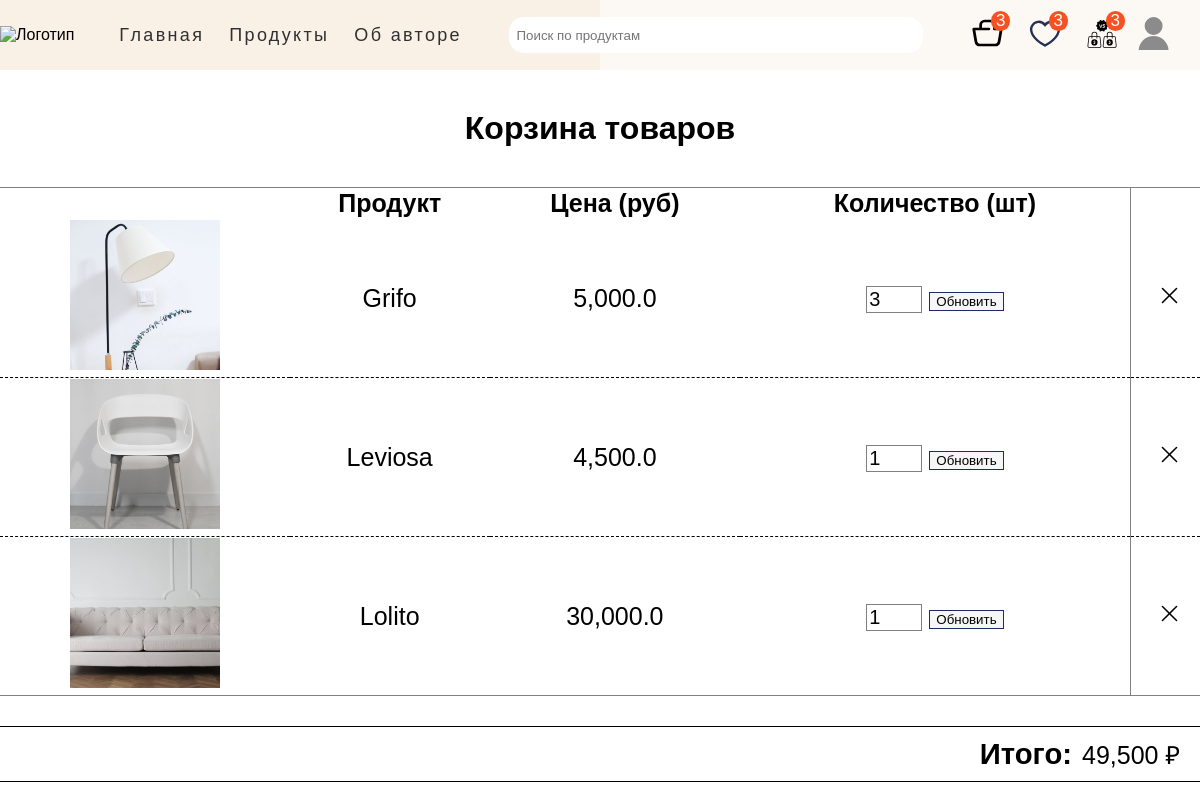
Screenshot of /cart/ (signed in) with the database file from the repository.
### main_page/models.py (models this page shows, shortened)
class Menu(models.Model):
    title = models.CharField(max_length=50)
    url = models.CharField(max_length=100)
    class Meta:
        verbose_name = 'Меню'
        verbose_name_plural = 'Меню'

### shopping_cart/models.py (models this page shows, shortened)
class ShoppingCart(models.Model):
    name = models.CharField(max_length=50, verbose_name='Наименование')
    price = models.FloatField(max_length=20, verbose_name='Цена')
    img = models.ImageField(upload_to='main_page/images', null=True, verbose_name='Изображение')
    quantity = models.PositiveIntegerField(default=1, verbose_name='Количество')
    user = models.ForeignKey(User, on_delete=models.CASCADE, null=True, verbose_name='Пользователь')
    class Meta:
        ordering = ('name',)
        verbose_name = 'Корзины'
        verbose_name_plural = 'Корзина'

### shopping_cart/views.py (the view)
# urls.py: path('', views.cart_view, name='cart'),
@login_required
def cart_view(request):
    menu = Menu.objects.all()
    cart_items = ShoppingCart.objects.filter(user=request.user)
    cart_prods_counter = request.user.shoppingcart_set.all()
    favourite_prods_counter = request.user.favourite_set.all()
    compare_prods_counter = request.user.compare_set.all()
    total_price = cart_items.aggregate(
        total_price=Sum(ExpressionWrapper(F('price') * F('quantity'),
                                          output_field=DecimalField())))
    return render(request, 'shopping_cart/shopping_cart.html',
                  {'menu': menu,
                   'cart_items': cart_items,
                   'cart_prods_counter': cart_prods_counter,
                   'favourite_prods_counter': favourite_prods_counter,
                   'compare_prods_counter': compare_prods_counter,
                   'total_price': total_price['total_price']})

### templates/shopping_cart/shopping_cart.html (shortened to what this page needs)
{% extends 'main_page/base.html' %}
{% load static %}
{% block css %}
    <link rel="stylesheet" href="{% static 'css/cart.css' %}">
{% endblock %}
{% block content %}
    <h1>Корзина товаров</h1>
    <section class="cart-content container">
        {% if cart_items %}
            <table class="products-cart">
                <thead>
                    <tr class="row-titles">
                        <th class="product-thumbnail">&nbsp;</th>
                        <th class="product-name">Продукт</th>
                        <th class="product-price">Цена (руб)</th>
                        <th class="product-quantity">Количество (шт)</th>
                        <th class="product-remove"></th>
                    </tr>
                </thead>
                <tbody>
                    {% if cart_items %}
                        {% for item in cart_items %}
                        <tr class="row-titles">
                            <td class="product-thumbnail">
                                <a href="#">
                                    <img src="{{ item.img.url }}" alt="{{ item.title }}" height="150" width="150"
                                          class="item-img">
                                </a>
                            </td>
                            <td class="product-name"><a href="#">{{ item.name }}</a></td>
                            <td class="product-price"><a href="#">{{ item.price }}</a></td>
                            <td class="product-quantity">
                                <a href="">
                                   <form method="POST" action="{% url 'cart:update_cart' %}" class="update-quantity-form">
                                       <input type="number" name="quantity" value="{{ item.quantity }}" min="1">
                                       <button type="submit">Обновить</button>
                                   </form>
                                </a>
                            </td>
                            <td class="product-remove">
                                <a href="{% url 'cart:remove_item' item.id %}">
                                    <img src="{% static 'shopping_cart/remove-icon.svg' %}" width="25px" height="25px"
                                         alt="Удалить товар">
                                </a>
                            </td>
                        </tr>
                        {% endfor %}
                    {% endif %}
                </tbody>
            </table>
            <div class="count-total-price">
                <h3>Итого: </h3>
                <p>{{ total_price }} ₽</p>
            </div>
            {% else %}
            <div class="cart-is-empty">
                <img src="{% static 'shopping_cart/empty-cart.svg' %}" height="100" width="100" alt="Корзина товаров">
                <p id="cart-empty">Корзина пуста</p>
                <p id="go-shop">Возвращайтесь к <a href="{% url 'main_page:index' %}">покупкам</a></p>
            </div>
        {% endif %}
    </section>
{% endblock %}

### templates/main_page/base.html (shortened to what this page needs)
<!DOCTYPE html>
{% load static %}
<html lang="en">
<head>
    <link rel="stylesheet" href="{% static 'css/base.css' %}">
    <link rel="stylesheet" href="{% static 'fonts/Gilroy-Medium.woff' %}">
    {% block css %} {% endblock %}
</head>
<body>
        <header class="page-header">
            <div class="page-header__wrapper container">
                <nav class="site-nav page-header__site-nav">
                    <div class="page-header__logo">
                        <a href="{% url 'main_page:index' %}">
                            <img src="{% static 'main_page/funiro-logo.svg' %}" alt="Логотип">
                        </a>
                    </div>
                    <ul class="site-nav__list">
                        {% for item in menu %}
                            <li class="site-nav__item"><a href="{{ item.url }}">{{ item.title }}</a></li>
                        {% endfor %}
                    </ul>
                </nav>
                <div class="site-nav__search-block">
                    <form action="{% url 'main_page:index' %}" method="get">
                        <div class="form_field">
                            <input class="search-bar" id="formInput#search" type="text" name="search_query"
                                       value="{{ search_query }}" placeholder="Поиск по продуктам"/>
                        </div>
                    </form>
                </div>
                <div class="user-nav__user-block">
                    {% if user.is_authenticated %}
                        <div class="user-nav__shop_block">
                            <span class="cart-counter">{{ cart_prods_counter.count }}</span>
                            <span class="favourite-counter">{{ favourite_prods_counter.count }}</span>
                            <span class="compare-counter">{{ compare_prods_counter.count }}</span>
                            <a href="{% url 'cart:cart' %}"><img src="{% static 'main_page/shop_cart.svg' %}"
                                                                 height="32" width="33" alt="Корзина товаров">
                            </a>
                            <a href="{% url 'favourites:all_products' %}"><img src="{% static 'main_page/favourites-icon.svg' %}"
                                                                               width="32" height="33" alt="Избранное">
                            </a>
                            <a href="{% url 'compare:all_compare' %}"><img src="{% static 'main_page/compare.svg' %}"
                                                                               width="32" height="33" alt="Избранное">
                            </a>
                        </div>
                        <div class="user-nav__profile">
                            <a class="user-nav__logo" id="user-icon" href="{% url 'main_page:index' %}">
                                <img src="{% static 'main_page/user_logo.svg' %}"
                                     width="32" height="33" alt="Пользователь">
                            </a>
                        </div>
                    {% else %}
                        <ul class="user-nav__user-auth">
                            <li><a href="{% url 'signup' %}">Зарегистрироваться</a></li>
                            <li><a href="{% url 'login' %}">Войти</a></li>
                        </ul>
                    {% endif %}
                </div>
            </div>
        </header>
        {% block content %}{% endblock %}
</body>
</html>

### main_page/static/css/base.css (style rules this page uses)
html, body { height: 100%; }
body { padding: 0; margin: 0; font-family: 'Gilroy Medium', 'Arial', sans-serif; background-color: #ffffff; }
.page-header { left: 0; background-image: url("../main_page/main-back-2.png"), url("../main_page/main-back-1.png"); background-size: 50% 100%, 50% 100%; background-repeat: no-repeat, no-repeat; background-position: left, right; }
h1, h2, h3, p { margin: 0; padding: 0; }
.container { max-width: 1240px; min-width: 320px; margin: 0 auto; box-sizing: border-box }
a { text-decoration: none; color: black; cursor: pointer; }
.page-header { position: sticky; top: 0; z-index: 100; }
ul { margin: 0; padding: 0; }
.page-header { background-color: lightgray; }
.page-header__wrapper { display: flex; flex-wrap: wrap; justify-content: space-between; align-items: center; height: 70px; }
.page-header__site-nav { display: flex; align-items: center; }
.site-nav__list { display: flex; margin-left: 20px; list-style: none; }
.site-nav__search-block { position: relative; }
.site-nav__search-block input { width: 400px; height: 30px; border-radius: 15px; padding: 3px 7px 3px 7px; border: none; }
.site-nav__item, .user-nav__logo { margin: 15px 0 15px 0; padding-left: 25px; }
.site-nav__item a { font-size: 18px; line-height: 19px; color: #303032; letter-spacing: .13em; }
.user-nav__user-block { display: flex; align-items: center; }
.user-nav__logo { margin: 0; padding: 0; }
.user-nav__profile { display: flex; justify-content: center; flex-direction: column; align-items: center; margin-right: 30px; }
.user-nav__profile { position: relative; display: block; }
.user-nav__shop_block { display: flex; position: relative; margin-right: 20px; }
.user-nav__shop_block a:not(:last-child) { margin-right: 25px; }
.user-nav__shop_block span { position: absolute; text-transform: uppercase; font-size: 17px; padding: 0 5px 0 5px; border-radius: 100%; color: white; background-color: #f55123; }
.cart-counter { top: -6px; left: 20px; }
.favourite-counter { top: -6px; right:50px; }
.compare-counter { top: -6px; right: -7px; }

### shopping_cart/static/css/cart.css (style rules this page uses)
body { padding: 0; margin: 0; }
h1 { text-align: center; padding: 40px 0 40px 0; }
.cart-content { font-size: 25px; }
.products-cart { border-collapse: collapse; width: 100%; text-align: center; border-top: 1px solid rgb(128, 128, 128); border-bottom: 1px solid rgb(128, 128, 128); border-radius: 7px; }
.products-cart tbody tr { border-bottom: 1px dashed black; }
.product-remove { padding-left: 10px; border-left: 1px solid rgb(128, 128, 128); }
.update-quantity-form input[type='number'] { width: 50px; font-size: 20px; border: 1px solid rgb(128, 128, 128); }
.update-quantity-form button[type='submit'] { border: 1px solid #1C2A6EFF; background-color: #f6f6f6; }
.count-total-price { display: flex; align-items: center; justify-content: flex-end; padding: 10px 10px; margin-top: 30px; border-top: 1px solid black; border-bottom: 1px solid black; }
.count-total-price > * { padding-right: 10px; }

### rows the page displays
Menu: title "Главная"
Menu: title "Продукты"
Menu: title "Об авторе"
ShoppingCart: img (picture), name "Grifo", price "5,000.0", quantity "3"
ShoppingCart: img (picture), name "Leviosa", price "4,500.0", quantity "1"
ShoppingCart: img (picture), name "Lolito", price "30,000.0", quantity "1"

### other values shown
{{ cart_prods_counter.count }} "3"
{{ favourite_prods_counter.count }} "3"
{{ compare_prods_counter.count }} "3"
{{ total_price }} "49,500"
